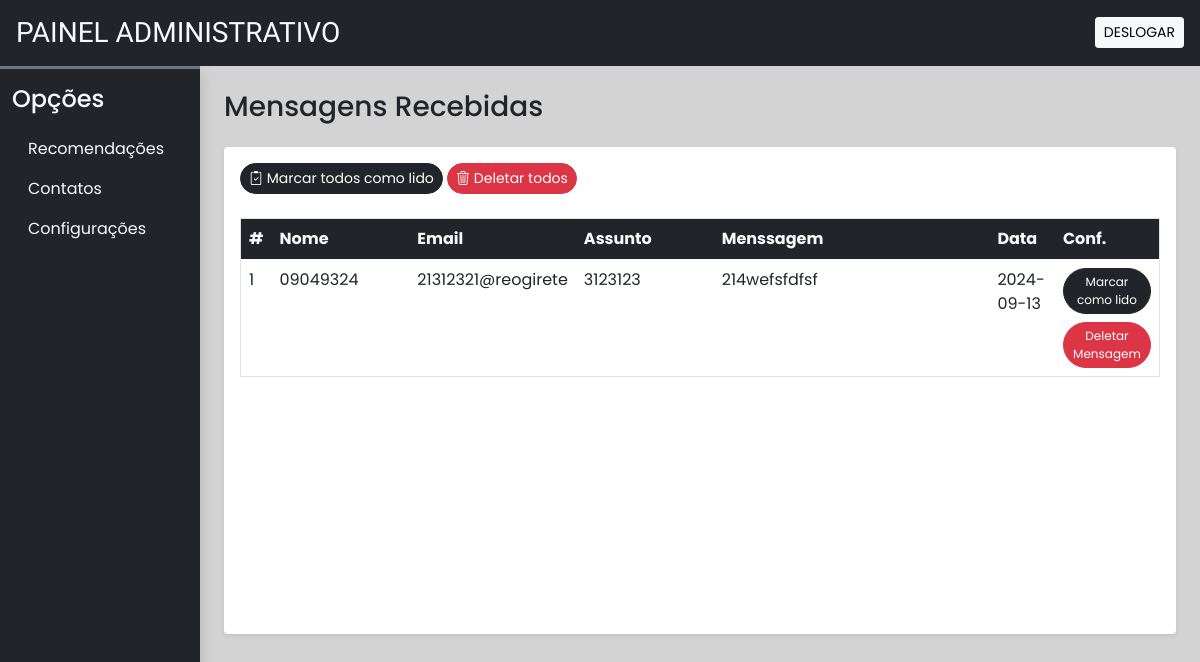
Page /admin/user_queries.php (signed in) on the committed database.
### tables this page shows
CREATE TABLE `user_queries` (
  `sr_no` int(11) NOT NULL,
  `name` varchar(50) NOT NULL,
  `email` varchar(150) NOT NULL,
  `subject` varchar(150) NOT NULL,
  `message` text NOT NULL,
  `date` date NOT NULL DEFAULT current_timestamp(),
  `seen` tinyint(4) NOT NULL DEFAULT 0
);

### admin/user_queries.php (the view, shortened to what this page needs)
<!DOCTYPE html>
<html lang="pt-BR">
<head>
    <?php require('inc/links.php'); ?>
</head>
<body style="background-color: LightGrey;">
    <?php require('inc/header.php'); ?>
    <div class="container-fluid" id="main-content">
        <div class="row">
            <div class="col-lg-10 ms-auto p-4 overflow-hidden">
                <h3 class="mb-4">Mensagens Recebidas</h3>
                <div class="card border-0 shadow-sm mb-4">
                    <div class="card-body">
                    <div class="text_end mb-4">
                        <a href="?seen=all" class="btn btn-dark rounded-pill shadow-none btn-sm">
                            <i class="bi bi-clipboard2-check"></i> Marcar todos como lido
                        </a>
                        <a href="?del=all" class="btn btn-danger rounded-pill shadow-none btn-sm">
                            <i class="bi bi-trash3"></i> Deletar todos
                        </a>
                    </div>
                        <div class="table-responsive-md" style="height: 400px; overflow-y: scroll;">
                            <table class="table table-hover border">
                                <thead class="sticky-top">
                                    <tr class="bg-dark text-light">
                                        <th scope="col">#</th>
                                        <th scope="col" width="15%">Nome</th>
                                        <th scope="col">Email</th>
                                        <th scope="col" width="15%">Assunto</th>
                                        <th scope="col" width="30%">Menssagem</th>
                                        <th scope="col">Data</th>
                                        <th scope="col">Conf.</th>
                                    </tr>
                                </thead>
                                <tbody>
                                    <?php
                                        $q = "SELECT * FROM `user_queries` ORDER BY `sr_no` DESC";
                                        $data = mysqli_query($con,$q);
                                        $i=1;
                                        while($row = mysqli_fetch_assoc($data)){
                                            $seen='';
                                            if($row['seen']!=1){
                                                $seen = "<a href='?seen=$row[sr_no]' style='font-size: 12px;' class='btn btn-sm rounded-pill btn-dark'>Marcar como lido</a></br>";
                                            }
                                            $seen.="<a href='?del=$row[sr_no]' style='font-size:12px;' class='btn btn-sm rounded-pill btn-danger mt-2'>Deletar Mensagem</a>";
                                            echo <<<query
                                                <tr>
                                                    <td>$i</td>
                                                    <td>$row[name]</td>
                                                    <td>$row[email]</td>
                                                    <td>$row[subject]</td>
                                                    <td>$row[message]</td>
                                                    <td>$row[date]</td>
                                                    <td>$seen</td>
                                                </tr>
                                            query;
                                            $i++;
                                        }
                                    ?>
                                </tbody>
                            </table>
                        </div>
                    </div>
                </div>
            </div>
        </div>
    </div>
</body>
</html>

### admin/CSS/common.css (style rules this page uses)
:root { --teal:#1E90FF; --teal_hover:#00008B; }
* { font-family: 'poppins',sans-serif; }

### rows in the picture
user_queries: name "09049324", email "21312321@reogirete", subject "3123123", message "214wefsfdfsf", date "2024-09-13"
